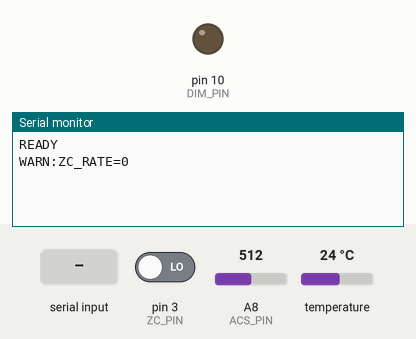
Recording of a sketch running on a simulated Arduino Mega 2560, built with avr-gcc and run on an emulated ATmega2560. On the bench: output pins drawn as LEDs (lit = HIGH), the last lines printed to the serial monitor. Inputs (shaded band) come from the test bench; at power-on: pin 3 (ZC_PIN) LOW, A8 (ACS_PIN) = 512, temperature 24 °C.

Above: at 1.2 s.
1.3 s: "SET:\n" received over Serial
At 1.9 s:
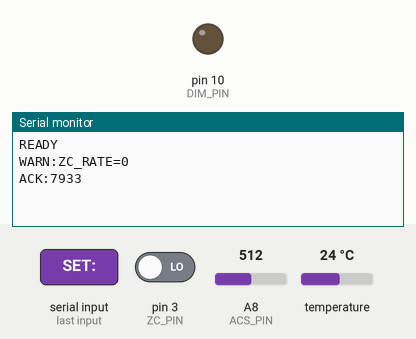
2.8 s: "START\n" received over Serial
At 2.93 s:
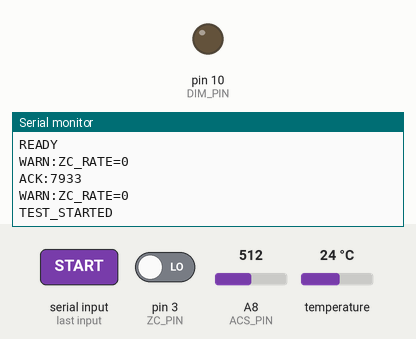
4.4 s: "STOP\n" received over Serial
At 5.0 s:
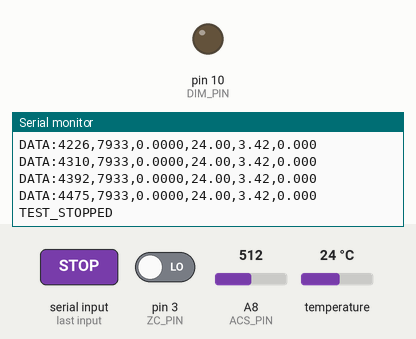
Timing chart, 0 to 7.4 s (numbered marks = the images above; inputs shaded):
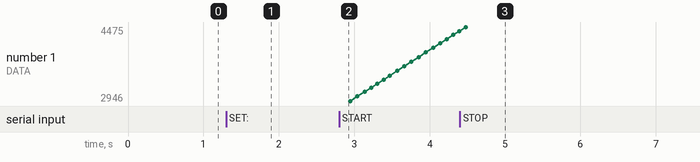

The sketch:

ensaio_dimmer.ino
```cpp
/*
 * ensaio_dimmer.ino
 * Ensaio sem controlador: Dimmer (ZC + DIM) + ACS712 + DS18B20
 * Plataforma: Arduino MEGA 2560
 *
 * Bibliotecas (Library Manager):
 *   OneWire            – "OneWire" by Paul Stoffregen
 *   DallasTemperature  – "DallasTemperature" by Miles Burton
 *
 * Ligações:
 *   ZC_PIN      = 3   → sinal de cruzamento por zero (INT1)
 *   DIM_PIN     = 10  → gatilho do TRIAC (MOC3021 + BT137)
 *   ACS_PIN     = A8  → ACS712 (saída analógica)
 *   DS18B20_PIN = 26  → DS18B20 data  + 4,7 kΩ pull-up para 5 V
 *
 * ── Garantias de timing ────────────────────────────────────────────────────
 *
 *  1. ESCRITA ATÔMICA DE 16 BITS
 *     ATmega2560 é 8 bits: uma escrita uint16_t são DOIS stores separados.
 *     Se o ZC ISR disparar entre os dois stores, lê um valor corrompido.
 *     Solução: noInterrupts()/interrupts() ao atualizar g_fireTicks no loop.
 *
 *  2. RESET FORÇADO DO PINO DIM NO ZC
 *     Se o ZC chegar antes do COMPB terminar o pulso anterior,
 *     o pino DIM ficaria HIGH para sempre.
 *     Solução: digitalWrite(DIM_PIN, LOW) SEMPRE no início do ZC ISR.
 *
 *  3. ATRASO MÍNIMO (evita OCR1A = 0)
 *     Com OCR1A = 0, o Timer1 dá match imediato antes de estabilizar.
 *     Solução: delay mínimo de MIN_DELAY_US (≈ 1° elétrico ≈ potência máx real).
 *
 *  4. CAPTURA LOCAL NO ZC ISR
 *     A ISR captura g_fireTicks em variável local antes de qualquer operação,
 *     assim eventuais atualizações feitas pelo loop principal só valem no
 *     próximo semiciclo — comportamento correto e determinístico.
 *
 * Protocolo Serial (115200 baud, '\n'):
 *   Recebe:  SET:<pct>    → potência desejada (0.0–100.0 %); Arduino converte via NR
 *            START | STOP | CAL
 *            SENS:<mV/A>  → ajusta sensibilidade ACS712 sem recompilar (ex: SENS:212.75)
 *   Envia:   DATA:<millis>,<delay_us>,<irms_A>,<temp_C>,<urms_V>,<prms_W>
 *            ACK:<delay_us> | CAL_DONE:<offset> | READY | WARN:...
 */

#include <Arduino.h>
#include <math.h>       // libm: sinf, cosf, fabsf (float — mais rápido no AVR)
#include <OneWire.h>
#include <DallasTemperature.h>

// ─── Pinos ────────────────────────────────────────────────────────────────
#define ZC_PIN       3
#define DIM_PIN      10
#define ACS_PIN      A8
#define DS18B20_PIN  26

// ─── ACS712 ───────────────────────────────────────────────────────────────
// Sensibilidade: 5A→185.0  |  20A→100.0  |  30A→66.0  (mV/A)
// Ajustável em runtime via comando SENS:<valor> (sem recompilar)
#define ACS_SENS_mVpA   185.0f  // ACS712-5A datasheet: 185 mV/A
#define ADC_VREF_mV    5000.0f
#define ADC_BITS        1024
#define N_SAMPLES        480    // 480 × 104µs ≈ 49.9ms = 3 ciclos de 60Hz (reduz ruído por √3)

// ─── Dimmer ───────────────────────────────────────────────────────────────
// Rede elétrica: 50 Hz → 10000 µs  |  60 Hz → 8333 µs
#define HALF_CYCLE_US    8333UL
#define PULSE_US           150UL   // largura do pulso de gatilho no TRIAC
#define SAFETY_MARGIN_US   400UL   // guarda no fim do semiciclo (não dispara)
// Atraso mínimo: evita OCR1A=0 e garante que o ZC ISR já encerrou
// 500 µs ≈ 9° elétricos ≈ potência máxima efetiva ≈ 99,9 %
#define MIN_DELAY_US       500UL

// Timer1, prescaler 8, 16 MHz → 0,5 µs / tick
#define TICKS_PER_US  2UL

// ─── DS18B20 ─────────────────────────────────────────────────────────────
OneWire           oneWire(DS18B20_PIN);
DallasTemperature sensors(&oneWire);
float             g_temperature     = -127.0f;
unsigned long     g_lastTempRequest = 0;
// 11 bits → 0,125 °C, conversão ~375 ms
#define TEMP_RESOLUTION          11
#define TEMP_CONV_MS            400UL
#define TEMP_REQUEST_INTERVAL   1000UL

// ─── Estado global ────────────────────────────────────────────────────────
// IMPORTANTE: leitura/escrita de g_fireTicks fora do ISR deve usar
// noInterrupts()/interrupts() (ver Garantia #1).
volatile uint16_t g_fireTicks =
    (uint16_t)((HALF_CYCLE_US - SAFETY_MARGIN_US) * TICKS_PER_US); // off

// Monitor de ZC: ISR incrementa; loop lê e zera a cada 1 s.
// Espera-se 100 semiciclos/s em 50 Hz. Fora de [85, 115] → WARN.
volatile uint16_t g_zcCount    = 0;
unsigned long     g_lastZCCheck = 0;

// Último número de amostras ADC válidas (sem spike) — setado em measureRMS().
// Loop emite WARN:ADC_SPIKE se < 50 % das amostras foram aceitas.
uint16_t      g_lastValidSamples = 0;

uint16_t      g_acsOffset = 512;
float         g_acsSens  = ACS_SENS_mVpA;  // ajustável via SENS:<mV/A>
bool          g_sending   = false;
unsigned long g_lastSend  = 0;
#define       SEND_MS  50

// ─── Buffer serial estático (evita heap fragmentation do String) ──────────
#define CMD_BUF_LEN 32
char          g_cmdBuf[CMD_BUF_LEN];
uint8_t       g_cmdIdx = 0;

// Retorna true quando uma linha completa ('\n') foi acumulada em g_cmdBuf.
bool serialReadLine() {
    while (Serial.available()) {
        char c = (char)Serial.read();
        if (c == '\n' || c == '\r') {
            if (g_cmdIdx > 0) {
                g_cmdBuf[g_cmdIdx] = '\0';
                g_cmdIdx = 0;
                return true;
            }
        } else if (g_cmdIdx < CMD_BUF_LEN - 1) {
            g_cmdBuf[g_cmdIdx++] = c;
        }
    }
    return false;
}

// ─── Conversão potência (%) → ângulo de disparo (rad) ────────────────────
// Inverte P(α) = (π − α + sin(2α)/2) / π via Newton-Raphson.
// Ref: Michel Loureiro, jun/2026.
//
// f(α)  = (π − α + sin(2α)/2) / π − P_ref
// f'(α) = (cos(2α) − 1) / π
// α₀   = π(1 − P_ref)
//
// Passo limitado a ±0.3 rad evita divergência onde f'→0 (extremos 0% e 100%).
// Converge em 4–6 iterações para 10–90 %; até 20 nos extremos.

#define ALPHA_MIN  0.18850f   // 500us  / 8333us × π  (potência máxima)
#define ALPHA_MAX  2.99252f   // 7933us / 8333us × π  (potência mínima)

float potencia_para_alpha(float pct) {
    float p = constrain(pct / 100.0f, 0.0f, 1.0f);
    float a = constrain(PI * (1.0f - p), ALPHA_MIN, ALPHA_MAX);
    for (uint8_t i = 0; i < 20; i++) {
        float f  = (PI - a + sinf(2.0f * a) / 2.0f) / PI - p;
        float df = (cosf(2.0f * a) - 1.0f) / PI;
        if (fabsf(df) < 1e-10f) break;
        float da = constrain(f / df, -0.3f, 0.3f);
        a = constrain(a - da, ALPHA_MIN, ALPHA_MAX);
        if (fabsf(da) < 1e-6f) break;
    }
    return a;
}

uint32_t alpha_para_delay_us(float alpha_rad) {
    uint32_t d = (uint32_t)(alpha_rad / PI * (float)HALF_CYCLE_US);
    return constrain(d, MIN_DELAY_US, HALF_CYCLE_US - SAFETY_MARGIN_US);
}

// ─── Medição RMS ─────────────────────────────────────────────────────────
// Spike do TRIAC: disparo capacitivo pode empurrar ADC para saturação.
// Rejeita amostras com desvio > 900 LSB (≈ 4.4 A em 185 mV/A, 5 V ref).
#define ACS_SPIKE_LIMIT  900

float measureRMS() {
    double   sumSq = 0.0;
    uint16_t valid = 0;
    for (uint16_t i = 0; i < N_SAMPLES; i++) {
        int raw = analogRead(ACS_PIN);
        int dev = raw - (int)g_acsOffset;
        if (dev > ACS_SPIKE_LIMIT || dev < -ACS_SPIKE_LIMIT) continue;
        float V = (float)dev * (ADC_VREF_mV / (float)ADC_BITS);
        float I = V / g_acsSens;
        sumSq  += (double)I * I;
        valid++;
    }
    g_lastValidSamples = valid;
    if (valid < 10) return 0.0f;
    return (float)sqrt(sumSq / valid);
}

uint16_t calibrateOffset() {
    uint32_t s = 0;
    for (uint16_t i = 0; i < 1024; i++) s += analogRead(ACS_PIN);
    return (uint16_t)(s >> 10);
}

// ─── ZC ISR ──────────────────────────────────────────────────────────────
void zeroCrossISR() {
    // Debounce: o módulo MC-8A pode oscilar na borda e gerar 2-3 pulsos por
    // cruzamento. Ignoramos qualquer ZC que chegue menos de 5 ms após o
    // anterior (semiciclo de 50 Hz = 10 ms, então 5 ms é margem segura).
    static unsigned long lastZC = 0;
    unsigned long now = micros();
    if (now - lastZC < 4000UL) return;
    lastZC = now;
    g_zcCount++;   // monitor de taxa de ZC (lido e zerado no loop a cada 1 s)

    // GARANTIA #2: força DIM=LOW SEMPRE, independente do estado anterior.
    // Caso o COMPB do ciclo anterior não tenha executado a tempo, este reset
    // impede que o TRIAC fique disparado continuamente.
    digitalWrite(DIM_PIN, LOW);

    TCCR1B = 0;   // para timer (elimina qualquer disparo pendente)
    TCCR1A = 0;   // modo normal

    // GARANTIA #4: captura local — mudanças em g_fireTicks só valem no
    // próximo semiciclo, comportamento correto e sem race condition visível.
    uint16_t ft = g_fireTicks;

    TCNT1 = 0;
    OCR1A = ft;
    OCR1B = ft + (uint16_t)(PULSE_US * TICKS_PER_US);

    TIFR1  = (1 << OCF1A) | (1 << OCF1B);          // limpa flags pendentes
    TIMSK1 = (1 << OCIE1A) | (1 << OCIE1B);
    TCCR1B = (1 << CS11);                           // normal mode, prescaler 8
}

// ─── ISR A: instante de disparo ───────────────────────────────────────────
ISR(TIMER1_COMPA_vect) {
    // Só dispara se estiver dentro da janela válida
    if (OCR1A < (uint16_t)((HALF_CYCLE_US - SAFETY_MARGIN_US) * TICKS_PER_US)) {
        digitalWrite(DIM_PIN, HIGH);
    }
    TIMSK1 &= ~(1 << OCIE1A);
}

// ─── ISR B: fim do pulso ─────────────────────────────────────────────────
ISR(TIMER1_COMPB_vect) {
    digitalWrite(DIM_PIN, LOW);
    TIMSK1 = 0;
    TCCR1B = 0;
}

// ─── setup ────────────────────────────────────────────────────────────────
void setup() {
    Serial.begin(115200);
    pinMode(ZC_PIN,  INPUT);
    pinMode(DIM_PIN, OUTPUT);
    digitalWrite(DIM_PIN, LOW);

    TCCR1A = 0; TCCR1B = 0; TIMSK1 = 0;
    attachInterrupt(digitalPinToInterrupt(ZC_PIN), zeroCrossISR, RISING);

    sensors.begin();
    if (sensors.getDeviceCount() == 0)
        Serial.println(F("WARN:DS18B20_NAO_ENCONTRADO"));
    sensors.setResolution(TEMP_RESOLUTION);
    sensors.setWaitForConversion(false);
    sensors.requestTemperatures();
    g_lastTempRequest = millis();

    Serial.println(F("READY"));
}

// ─── loop ─────────────────────────────────────────────────────────────────
void loop() {

    // ── DS18B20 assíncrono ──
    unsigned long now = millis();
    if (now - g_lastTempRequest >= TEMP_CONV_MS) {
        float t = sensors.getTempCByIndex(0);
        if (t > -100.0f) g_temperature = t;
        if (now - g_lastTempRequest >= TEMP_REQUEST_INTERVAL) {
            sensors.requestTemperatures();
            g_lastTempRequest = now;
        }
    }

    // ── Monitor de integridade (1 Hz) ──
    // Verifica taxa de ZC e qualidade do ADC. Emite WARN via serial se algo
    // estiver fora do esperado — detectável pelo Python mesmo sem parar o ensaio.
    if (millis() - g_lastZCCheck >= 1000UL) {
        g_lastZCCheck = millis();

        uint16_t cnt;
        noInterrupts(); cnt = g_zcCount; g_zcCount = 0; interrupts();

        // 50 Hz → 100 semiciclos/s. Aceita ±15 % de jitter.
        // 60 Hz → 120 semiciclos/s esperados. Aceita ±15%.
        if (cnt < 100 || cnt > 140) {
            Serial.print(F("WARN:ZC_RATE=")); Serial.println(cnt);
        }

        // ADC: se mais de 50 % das amostras foram rejeitadas, há spikes graves.
        if (g_sending && g_lastValidSamples < N_SAMPLES / 2) {
            Serial.print(F("WARN:ADC_SPIKE_PCT="));
            Serial.println(100U - (uint32_t)g_lastValidSamples * 100U / N_SAMPLES);
        }
    }

    // ── Comandos seriais (buffer estático — sem heap fragmentation) ──
    if (serialReadLine()) {
        if (strncmp(g_cmdBuf, "SET:", 4) == 0) {
            float pct = atof(g_cmdBuf + 4);
            uint32_t val = alpha_para_delay_us(potencia_para_alpha(pct));
            uint16_t newTicks = (uint16_t)(val * TICKS_PER_US);

            // GARANTIA #1: escrita atômica de 16 bits
            noInterrupts();
            g_fireTicks = newTicks;
            interrupts();

            Serial.print(F("ACK:")); Serial.println(val);

        } else if (strcmp(g_cmdBuf, "START") == 0) {
            g_sending  = true;
            g_lastSend = millis();
            Serial.println(F("TEST_STARTED"));

        } else if (strcmp(g_cmdBuf, "STOP") == 0) {
            g_sending = false;
            uint32_t val = alpha_para_delay_us(potencia_para_alpha(0.0f));
            noInterrupts();
            g_fireTicks = (uint16_t)(val * TICKS_PER_US);
            interrupts();
            Serial.println(F("TEST_STOPPED"));

        } else if (strcmp(g_cmdBuf, "CAL") == 0) {
            g_acsOffset = calibrateOffset();
            Serial.print(F("CAL_DONE:")); Serial.println(g_acsOffset);

        } else if (strncmp(g_cmdBuf, "SENS:", 5) == 0) {
            float s = atof(g_cmdBuf + 5);
            if (s > 10.0f && s < 500.0f) {
                g_acsSens = s;
                Serial.print(F("SENS_OK:")); Serial.println(g_acsSens, 2);
            } else {
                Serial.println(F("SENS_ERR:fora de faixa (10..500 mV/A)"));
            }
        }
    }

    // ── Envio de dados ──
    if (g_sending && (millis() - g_lastSend >= SEND_MS)) {
        g_lastSend = millis();

        float    irms = measureRMS();
        uint32_t delayUs;

        noInterrupts();
        delayUs = (uint32_t)(g_fireTicks / TICKS_PER_US);
        interrupts();

        // Calcula U_rms e P_rms a partir do ângulo de disparo
        // α = delay_us / HALF_CYCLE_US × π
        // U_rms(α) = 127 × √( (π−α + sin(2α)/2) / π )
        // P_rms = U_rms × I_rms
        float alpha = (float)delayUs / (float)HALF_CYCLE_US * PI;
        float pNorm = (PI - alpha + sinf(2.0f * alpha) / 2.0f) / PI;
        float urms  = 127.0f * sqrt(max(pNorm, 0.0f));
        float prms  = urms * irms;

        // DATA:<millis>,<delay_us>,<irms_A>,<temp_C>,<urms_V>,<prms_W>
        Serial.print(F("DATA:"));
        Serial.print(millis());        Serial.print(',');
        Serial.print(delayUs);         Serial.print(',');
        Serial.print(irms,   4);       Serial.print(',');
        Serial.print(g_temperature, 2); Serial.print(',');
        Serial.print(urms,   2);       Serial.print(',');
        Serial.println(prms, 3);
    }
}
```

Measured:
- after the input at 1.3 s, the serial monitor: prints a new line at once (image 1)
- after the input at 2.8 s, the serial monitor: prints a new line at once (image 2)
